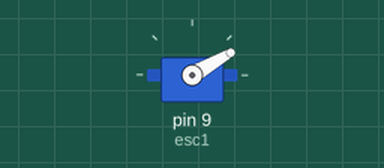
A sketch run on a simulated Arduino Uno, built with avr-gcc and run on an emulated ATmega328P. Shown: servo.

Above: at 0.1 s.
At 1.1 s:
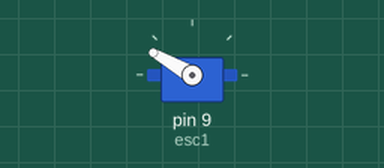
Timing chart, 0 to 2.6 s (numbered marks = the images above):
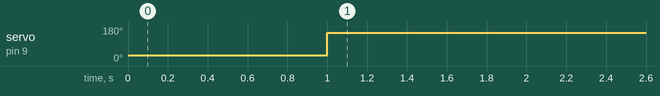

Measured:
- by itself, servo on pin 9 (esc1): 30° → 150° at 1.0 s

The sketch:

esc_testing.ino
```cpp
#include<Servo.h>
Servo esc1;
void setup() {
  // put your setup code here, to run once:
  esc1.attach(9);
  esc1.write(30);
  delay(1000);
}

void loop() {
  // put your main code here, to run repeatedly:
  esc1.write(150);

}
```
